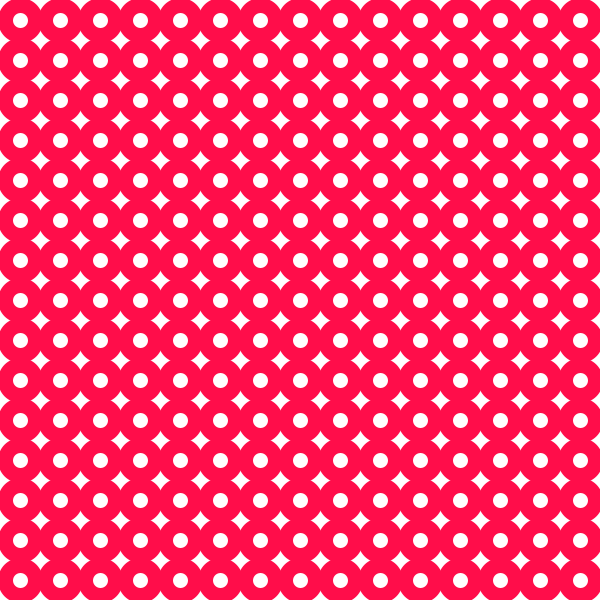
Frame 1 (no input)
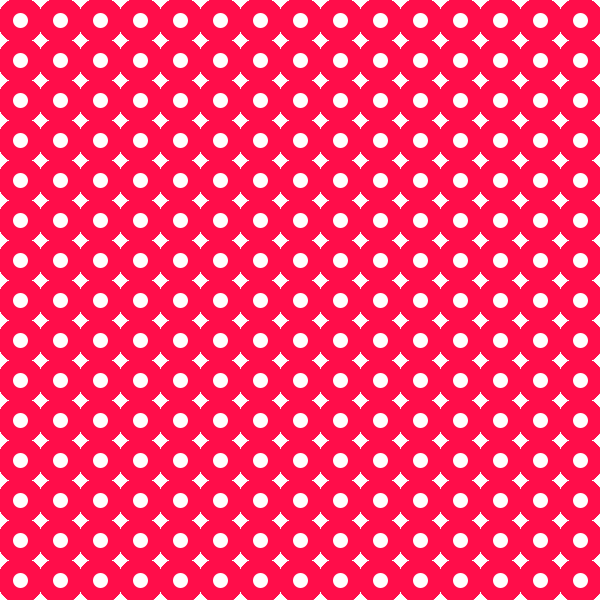
Frame 60 (the mouse pressed at the canvas centre just before this capture)
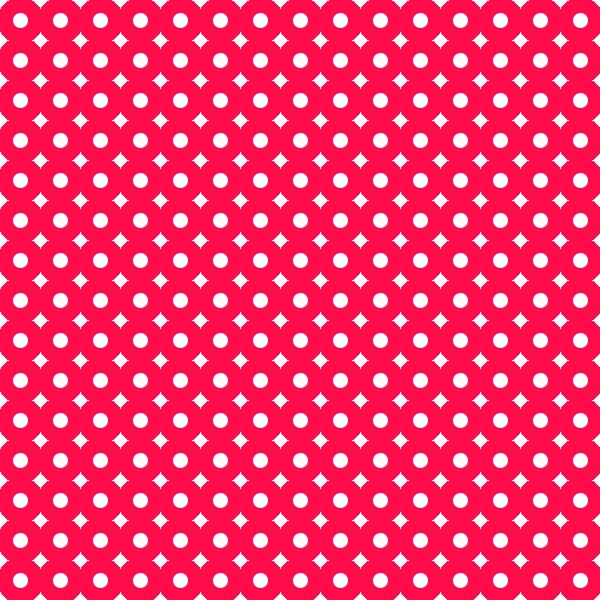
Frame 120 (the mouse held since frame 60 and released just before this capture)

The Processing sketch that drew these frames (run headless with seeded random() and noise(); from frame 60 on, the mouse is pressed at the canvas centre):

// Processing sketch: processing_150852
// ── processing_150852.pde


// Konkuk University 
// Department of Dynamic Media 
// SOS iDesign 
// Name: EOM Hye bin
 // ID: 201420089
 


void setup(){ 
size (600, 600); 
smooth(); 
background(255);
 } 


  
void draw(){ 
for(int a = 20; a< width; a = a+40){ 
for(int b = 20; b< width; b = b+40){ 

    strokeWeight(15); 
    stroke(255, 13, 74); 
    fill(255); 
    ellipseMode(CENTER); 
    ellipse(a, b,30,30); 
    strokeWeight(20); 


  


  } 


} 


      


      


      


} 
